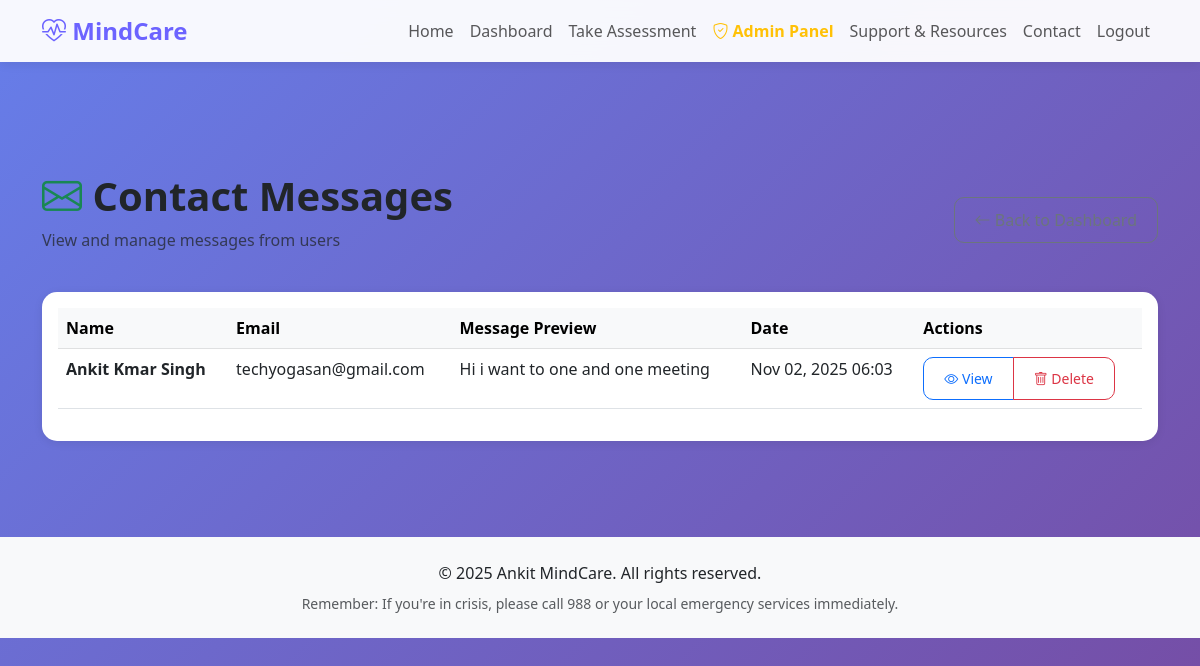
Page /admin-panel/messages/ (signed in) on the committed database.
### assessments/models.py (models this page shows, shortened)
class ContactMessage(models.Model):
    name = models.CharField(max_length=100)
    email = models.EmailField()
    message = models.TextField()
    created_at = models.DateTimeField(auto_now_add=True)
    class Meta:
        ordering = ['-created_at']

### assessments/views.py (the view)
# urls.py: path('admin-panel/messages/', views.admin_contact_messages, name='admin_contact_messages'),
@login_required
@user_passes_test(is_staff_user)
def admin_contact_messages(request):
    messages_list = ContactMessage.objects.all()
    context = {
        'messages_list': messages_list,
    }
    return render(request, 'assessments/admin/contact_messages.html', context)

### assessments/views.py (called while the page is built)
def is_staff_user(user):
    return user.is_authenticated and user.is_staff

### assessments/templates/assessments/admin/contact_messages.html (shortened to what this page needs)
{% extends 'assessments/base.html' %}
{% block content %}
<div class="container py-5 mt-5">
    <div class="row mb-4">
        <div class="col-12">
            <div class="d-flex justify-content-between align-items-center">
                <div>
                    <h1 class="fw-bold mb-2">
                        <i class="bi bi-envelope text-success"></i> Contact Messages
                    </h1>
                    <p class="text-muted">View and manage messages from users</p>
                </div>
                <div>
                    <a href="{% url 'admin_dashboard' %}" class="btn btn-outline-secondary">
                        <i class="bi bi-arrow-left"></i> Back to Dashboard
                    </a>
                </div>
            </div>
        </div>
    </div>
    {% if messages_list %}
    <div class="row">
        <div class="col-12">
            <div class="card shadow-sm">
                <div class="card-body">
                    <div class="table-responsive">
                        <table class="table table-hover">
                            <thead class="table-light">
                                <tr>
                                    <th>Name</th>
                                    <th>Email</th>
                                    <th>Message Preview</th>
                                    <th>Date</th>
                                    <th>Actions</th>
                                </tr>
                            </thead>
                            <tbody>
                                {% for message in messages_list %}
                                <tr>
                                    <td><strong>{{ message.name }}</strong></td>
                                    <td>{{ message.email }}</td>
                                    <td>{{ message.message|truncatewords:15 }}</td>
                                    <td>{{ message.created_at|date:"M d, Y H:i" }}</td>
                                    <td>
                                        <div class="btn-group" role="group">
                                            <a href="{% url 'admin_view_message' message.id %}" class="btn btn-sm btn-outline-primary">
                                                <i class="bi bi-eye"></i> View
                                            </a>
                                            <a href="{% url 'admin_delete_message' message.id %}" class="btn btn-sm btn-outline-danger">
                                                <i class="bi bi-trash"></i> Delete
                                            </a>
                                        </div>
                                    </td>
                                </tr>
                                {% endfor %}
                            </tbody>
                        </table>
                    </div>
                </div>
            </div>
        </div>
    </div>
    {% endif %}
</div>
{% endblock %}

### static/css/style.css (style rules this page uses)
:root { --primary-color: #6c63ff; --secondary-color: #ff6b9d; --success-color: #10b981; --info-color: #3b82f6; --warning-color: #f59e0b; --danger-color: #ef4444; --gradient-start: #667eea; --gradient-end: #764ba2; }
body { font-family: 'Segoe UI', Tahoma, Geneva, Verdana, sans-serif; background: linear-gradient(135deg, #667eea 0%, #764ba2 100%); min-height: 100vh; padding-top: 76px; }
.btn { border-radius: 10px; padding: 10px 20px; font-weight: 500; transition: all 0.3s ease; }
.card { border: none; border-radius: 15px; transition: transform 0.3s ease, box-shadow 0.3s ease; }
.shadow-sm { box-shadow: 0 2px 10px rgba(0, 0, 0, 0.08) !important; }

### rows in the picture
ContactMessage: name "Ankit Kmar Singh", email "techyogasan@gmail.com", message "Hi i want to one and one meeting", created_at "Nov 02, 2025 06:03"
